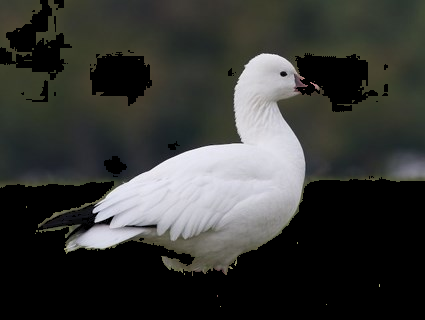
#> input picture histogram/test.png, 425 x 320 px
$ python GC.py   (Python 2 division)
#> lines starting #> are read from the running program, lines starting #| are printed output that depends on the picture; after the words box and inside, x2 and y2 are one past the last pixel; in counts of white or black regions, pixels touching at a corner belong together
import numpy as np
import cv2
# [6 lines of commented-out code are left out]


### open the test image saved from test_9_selecting_colour.py
img = cv2.imread('test.png',1)
#> img is the input picture: shape (320, 425, 3); mean B, G, R 53.6, 56.5, 55.4

### converting image to grey scale
gray = cv2.cvtColor(img,cv2.COLOR_BGR2GRAY)

### Thresholding the grey scale image
ret,thresh = cv2.threshold(gray,127,255,cv2.THRESH_BINARY)
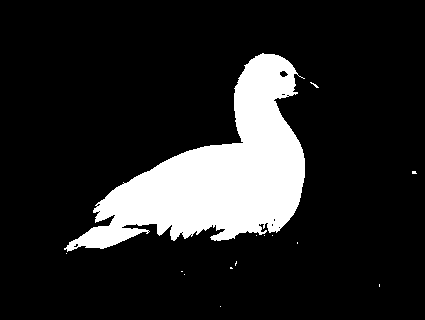
#> thresh: shape (320, 425); 14.9% white; 14 white regions (13 under 20 px), largest, box (x1, y1, x2, y2) and area: (64, 53, 305, 252) 20265


### noise removal using opening, you can modify the kernel and iterations
kernel = np.ones((1,1),np.uint8)
opening = cv2.morphologyEx(thresh,cv2.MORPH_OPEN,kernel, iterations = 2)


### closing the gaps in targets, you can modify the kernel and iterations, having a big kernel or high number of
### iterations can join two targets together
closing = cv2.morphologyEx(opening, cv2.MORPH_CLOSE, np.ones((2,2),np.uint8),iterations=2)
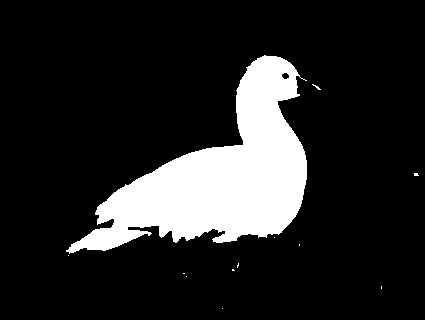
#> closing: shape (320, 425); 15.1% white; 12 white regions (11 under 20 px), largest, box (x1, y1, x2, y2) and area: (66, 55, 307, 254) 20429


### This is for grouping nearby targets as one object.
### fl, fl2 and fl3 are not used in this code.
### ctrs = centroids of targets
fl, fl2, fl3, ctrs = cv2.connectedComponentsWithStats(closing)
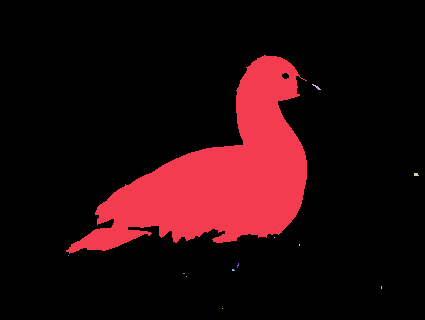
#> fl2: shape (320, 425) int32; 13 distinct labels, from 0 to 12; one colour per label, 0 black
#> fl = 13; fl3 = 13 rows, first 6: [0, 0, 425, 320, 115519], [66, 55, 241, 199, 20429], [312, 84, 9, 6, 17], [414, 173, 5, 3, 13], [274, 237, 1, 1, 1], [299, 244, 1, 2, 2]; ctrs = 13 rows, first 8: [210.5, 156.6], [220.1, 175.8], [316.3, 86.65], [415.7, 174.1], [274, 237], [299, 244.5], [68, 255], [237.5, 265]


### Now we create a region of interest, ROI, for every target, or centroid.
### Obtain the area of every ROI and adding them to a vector called "vec"
vec = []
img = cv2.imread('geese.png',1)

for i in range(len(ctrs)):

        test = np.zeros((10,10,1), np.uint8)
        cv2.circle(img,(int(ctrs[i][0]),int(ctrs[i][1])), 2, (0,0,255), -1)
        x = int(ctrs[i][0])
        y = int(ctrs[i][1])
        test = closing[y-5:y+5, x-5:x+5, ]
        vectemp = []
        for j in range(10):
            vectemp.append(sum(test[j]))
        vec.append(sum(vectemp))
#> this loop made 13 passes
#> (x, y) on passes 1 to 12: (210, 156), (220, 175), (316, 86), (415, 174), (274, 237), (299, 244), (68, 255), (237, 265), (232, 269), (183, 273), (186, 276), (381, 287)
#> after the loop, vec = [25500, 25500, 4335, 3315, 6120, 510, 5100, 2040, 1275, 765, 765, 765, 255]


### Creating a safe, or threshold, area number. In this case it is 2000
safe = 2000


### Now we test every area and see if it passes the threshold.
### if it does we draw a green square and add that centroid to the vector called "count".
count = []
for i in range(len(ctrs)):

        x = int(ctrs[i][0])
        y = int(ctrs[i][1])

        test = closing[y-5:y+5, x-5:x+5, ]
        vectemp = []
        for j in range(10):
            vectemp.append(sum(test[j]))
        xd = sum(vectemp)
        if xd >= safe:
                cv2.rectangle(img,(x-5,y-5),(x+5,y+5),(5,255,0),0)
                count.append(120)
#> this loop made 13 passes
#> (x, y, xd) on passes 1 to 12: (210, 156, 25500), (220, 175, 25500), (316, 86, 4335), (415, 174, 3315), (274, 237, 6120), (299, 244, 510), (68, 255, 5100), (237, 265, 2040), (232, 269, 1275), (183, 273, 765), (186, 276, 765), (381, 287, 765)
#> after the loop, count = [120, 120, 120, 120, 120, 120, 120]

### show results
print 'Number of birds = ' + str(len(count))
#| Number of birds = 7
cv2.imshow('frame', img)

#saving the image for the birdcount
cv2.imwrite('birdcount.png',img)

# [7 lines of commented-out code are left out]
cv2.waitKey(0)
cv2.destroyAllWindows()
